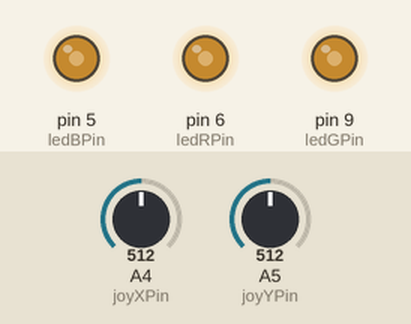
Simulated run of this sketch. Board: Arduino Uno, built with avr-gcc and run on an emulated ATmega328P. On the bench: output pins drawn as LEDs (lit = HIGH). Inputs (shaded band) come from the test bench; at power-on: A4 (joyXPin) = 512, A5 (joyYPin) = 512.

Above: at 1.2 s.
1.3 s: A4 (joyXPin) set to 716
At 2.5 s:
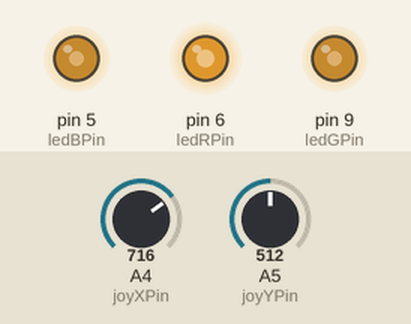
2.8 s: A5 (joyYPin) set to 716
At 3.6 s:
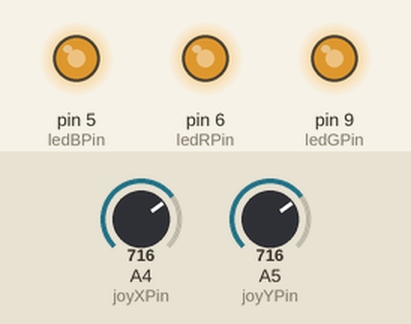
4.3 s: A4 (joyXPin) set to 900
At 4.8 s:
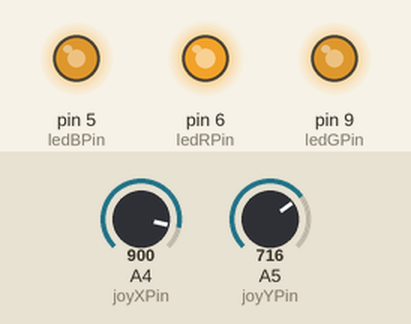
5.8 s: A5 (joyYPin) set to 900
At 7.0 s:
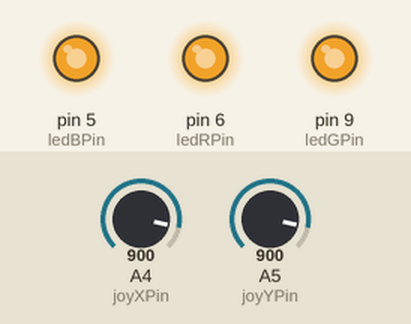
7.3 s: A4 (joyXPin) set to 511
At 8.3 s:
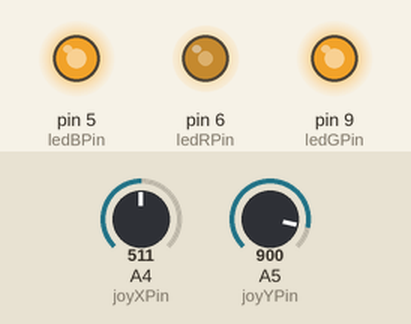
8.8 s: A5 (joyYPin) set to 122
At 9.4 s:
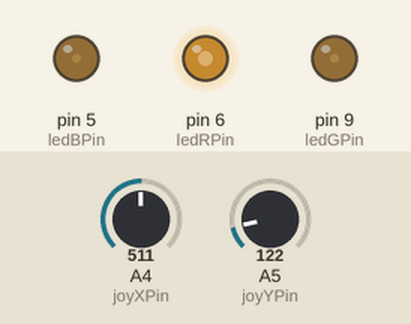
Timing chart, 0 to 11.3 s (numbered marks = the images above; inputs shaded):
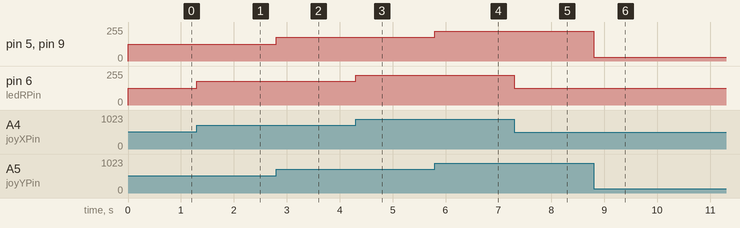

The sketch:

e_ControlLEDRGBJOYXYLDR.ino
```cpp
/*
 Controla la lumninosidad LED RG con Joystick eje x y
 y la luminosidad del LED azul con LDR
 Kiwibot- Jose Pujol
 */

// declaramos los pines
const int ldrPin = A0; // selecciona el pin de entrada para el joystick x
const int joyXPin = A4; // selecciona el pin de entrada para el joystick x
const int joyYPin = A5; // selecciona el pin de entrada para el joystick x
const int ledRPin = 6;  // selecciona pin 6 para el LED rojo
const int ledGPin = 9;  // selecciona pin 9 para el LED verde
const int ledBPin = 5;  // selecciona pin 9 para el LED verde

// variables que almacenan los datos
int joyXValue = 0; // variable para almacenar los valores del joystick x
int joyXMapvalue = 0; // variable que almacena el valor del sensor mapeado 0-255
int joyYValue = 0; // variable para almacenar los valores del joystick y
int joyYMapvalue = 0; // variable que almacena el valor del sensor mapeado 0-255
int ldrValue = 0; // variable para almacenar los valores de la ldr
int ldrMapvalue = 0; // variable que almacena el valor del sensor mapeado 0-255

void setup() {
  // nada que declarar en el setup
}

void loop() {
  // lee los valores de los sensores
  ldrValue = analogRead(joyYPin);
  joyXValue = analogRead(joyXPin);
  joyYValue = analogRead(joyYPin);
  // mapeamos el valor de los sensores
  joyXMapvalue = map(joyXValue, 0, 1023, 0, 255);
  joyYMapvalue = map(joyYValue, 0, 1023, 0, 255);
  ldrMapvalue = map(ldrValue, 0, 1023, 0, 255);
  // escribimos el valor en analogico
  analogWrite(ledRPin, joyXMapvalue);
  analogWrite(ledGPin, joyYMapvalue);
  analogWrite(ledBPin, ldrMapvalue);
}
```

Measured:
- after the input at 1.3 s, pin 6 (ledRPin): 127/255 → 178/255 at once
- after the input at 2.8 s, pin 5 (ledBPin), pin 9 (ledGPin): 127/255 → 178/255 at once
- after the input at 4.3 s, pin 6 (ledRPin): 178/255 → 224/255 at once
- after the input at 5.8 s, pin 5 (ledBPin), pin 9 (ledGPin): 178/255 → 224/255 at once
- after the input at 7.3 s, pin 6 (ledRPin): 224/255 → 127/255 at once
- after the input at 8.8 s, pin 5 (ledBPin), pin 9 (ledGPin): 224/255 → 30/255 at once
